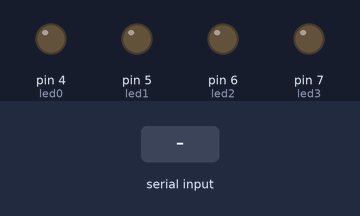
The sketch below on a simulated Arduino Uno, built with avr-gcc and run on an emulated ATmega328P. On the bench: output pins drawn as LEDs (lit = HIGH). The inputs (shaded band) are chosen by the test bench. What the sketch prints to the serial monitor is not drawn.

Above: at 1.2 s.
1.3 s: "1" received over Serial
At 1.7 s:
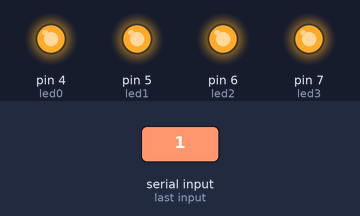
2.8 s: "0" received over Serial
At 4.0 s:
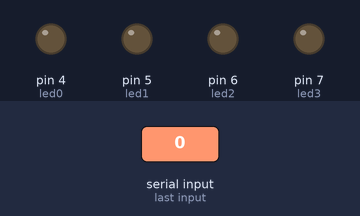
Timing chart, 0 to 5.8 s (numbered marks = the images above; inputs shaded):
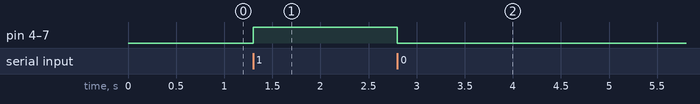

Measured:
- after the input at 1.3 s, pin 4 (led0), pin 5 (led1), pin 6 (led2), pin 7 (led3): LOW → HIGH at once
- after the input at 2.8 s, pin 4 (led0), pin 5 (led1), pin 6 (led2), pin 7 (led3): HIGH → LOW at once

The sketch:

serial_led.ino
```cpp
int led0 = 4;
int led1 = 5;
int led2 = 6;
int led3 = 7;

void setup() {
  // put your setup code here, to run once:
  pinMode(led0,OUTPUT);
  pinMode(led1,OUTPUT);
  pinMode(led2,OUTPUT);
  pinMode(led3,OUTPUT);
  Serial.begin(9600);
  Serial.println("시리얼 통신 시작");
}


void loop() {
  if(Serial.available()){
    char a;
    a = Serial.read();
    if(a =='1'){
      digitalWrite(led0,HIGH);
      digitalWrite(led1,HIGH);
      digitalWrite(led2,HIGH);
      digitalWrite(led3,HIGH);
      Serial.println("LED ON");
    }
    if(a == '0'){
      digitalWrite(led0,LOW);
      digitalWrite(led1,LOW);
      digitalWrite(led2,LOW);
      digitalWrite(led3,LOW);
      Serial.println("LED OFF");
    }
  }
}
```
